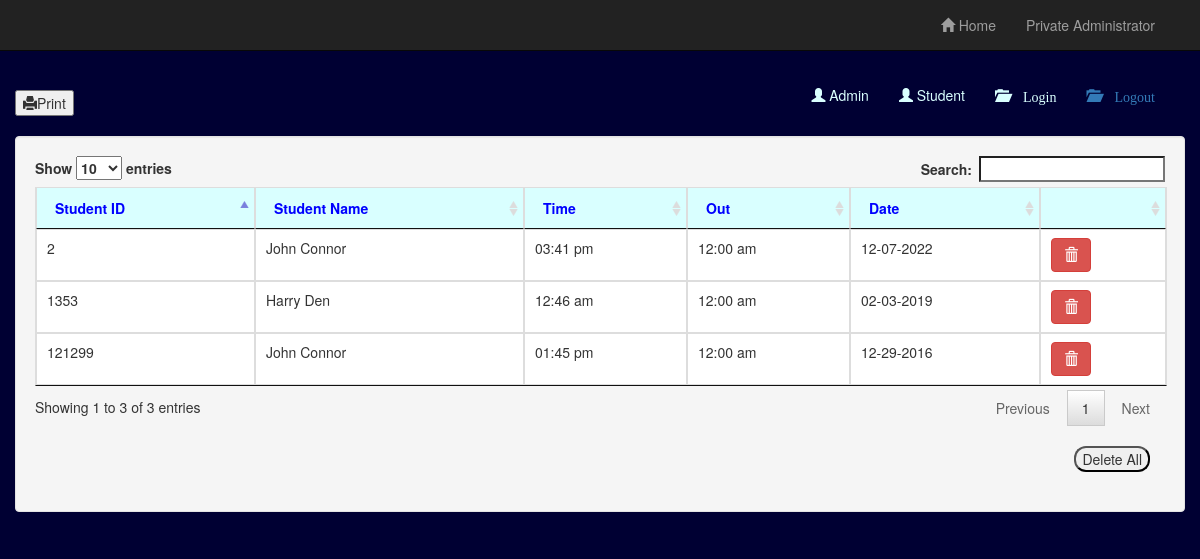
Page /admin/out.php (signed in) on the committed database.
### tables this page shows
CREATE TABLE `out` (
  `time_id` int(11) NOT NULL,
  `student_no` int(6) NOT NULL,
  `student_name` varchar(50) NOT NULL,
  `time` time NOT NULL,
  `date` date NOT NULL
);

### admin/account.php (called while the page is built)
<?php
	require_once 'connect.php';
	$q_adminname = $conn->query("SELECT * FROM `admin` WHERE `admin_id` = '$_SESSION[admin_id]'") or die(mysqli_error());
	$f_adminname = $q_adminname->fetch_array();
	$admin_name = $f_adminname['firstname']." ".$f_adminname['lastname'];

### admin/out.php (the view, shortened to what this page needs)
<!DOCTYPE html>
<?php
	require_once 'account.php';
?>
<html lang = "eng">
	<head>
		<link rel = "stylesheet" href = "css/bootstrap.css" />
		<link rel = "stylesheet" href = "css/jquery.dataTables.css" />
	</head>
	<body style="background-color:#000033">
		<nav class = "navbar navbar-inverse navbar-fixed-top">
			<div class = "container-fluid">
				<ul class = "nav navbar-nav navbar-right">
				<li><a href = "home.php"><span class = "glyphicon glyphicon-home"></span> Home</a></li>
					<li class = "dropdown">
						<a href = "#" class = "dropdown-toggle" data-toggle = "dropdown"><i ></i> <?php echo htmlentities($admin_name)?></b></a>
					</li>
				</ul>
			</div>
		</nav>
		<div class = "container-fluid" style = "margin-top:70px;">
				<ul class = "nav navbar-nav navbar-right hidden-print">
				<li class = "dropdown">
						<li><a  style="color:#d9ffff" href = "admin.php"><span class = "glyphicon glyphicon-user"></span> Admin</a></li>
						<li><a style="color:#d9ffff" href = "student.php"><span class = "glyphicon glyphicon-user"></span> Student</a></li>
				</li>
				<li><a  style="color:#d9ffff" href = "record.php"><span class="glyphicon glyphicon-folder-open"> Login </a></li>
                <li  class = "active"><a  href = "out.php"><span class="glyphicon glyphicon-folder-open"> Logout </a></li>
            </ul>
			<br />
			<div class="hidden-print"><button onClick="window.print()"><span class="glyphicon glyphicon-print"></span>Print
			</button></div>
<br>
			<div class = "well col-lg-12">
				<table id = "table" class = "table table-bordered">
					<thead class = "alert-info">
					<tr style="background-color:#d9ffff;color:blue;">
							<th>Student ID</th>
							<th>Student Name</th>
							<th>Time</th>
							<th>Out</th>
							<th>Date</th>
							<th class="hidden-print"></th>
						</tr>
					</thead>
					<tbody>
					<?php
						$q_time = $conn->query("SELECT * FROM `out`") or die(mysqli_error());
						while($f_time = $q_time->fetch_array()){
					?>
						<tr>
							<td><?php echo $f_time['student_no']?></td>
							<td><?php echo htmlentities($f_time['student_name'])?></td>
							<td><?php echo date("h:i a", strtotime($f_time['time']))?></td>
							<td><?php echo date("h:i a", strtotime($f_time['time_id']))?></td>
							<td><?php echo date("m-d-Y", strtotime($f_time['date']))?></td>
							<td><button name = "<?php echo $f_time['time_id']?>" class = "btn btn-danger rtime_id hidden-print" href = "#" data-toggle = "modal" data-target = "#delete"><span class = "glyphicon glyphicon-trash"></span></button></td>
					</tr>
					<?php
						}
					?>
					</tbody>
				</table>
	<br />
<ul class = "nav navbar-nav navbar-right">
  <div class="hidden-print"> <button  class="button" onclick="showConfirmBox()">Delete All</button>
			<br />
			<br />
			</div>
		</div>
	</div>
	</body>
</html>

### admin/out.php (style rules this page uses)
html, body { height: 50%; }
.button { background-color: color: #ff1a1a; border-radius: 12px; }

### rows in the picture
out: student_no "121299", student_name "John Connor", time "01:45 pm", time_id "12:00 am", date "12-29-2016"
out: student_no "1353", student_name "Harry Den", time "12:46 am", time_id "12:00 am", date "02-03-2019"
out: student_no "2", student_name "John Connor", time "03:41 pm", time_id "12:00 am", date "12-07-2022"

### other values in the picture
$admin_name "Private Administrator"
